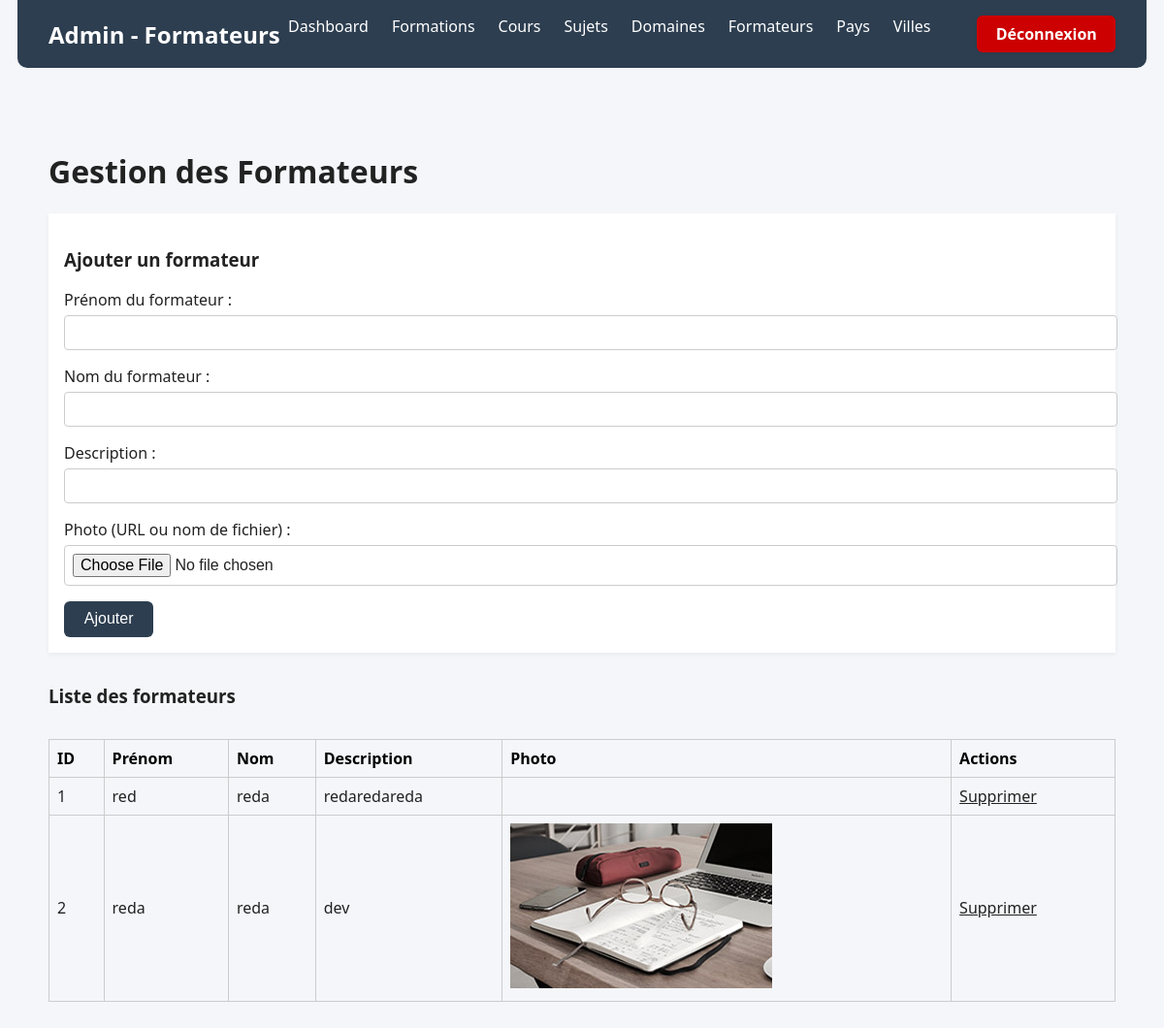
The page /admin/formateurs.php on the database its author committed.
### tables this page shows
CREATE TABLE `formateur` (
  `id` int NOT NULL,
  `firstName` varchar(100) NOT NULL,
  `lastName` varchar(100) NOT NULL,
  `description` text,
  `photo` longblob
);

### admin/formateurs.php (the view, shortened to what this page needs)
<?php
include '../includes/db.php';
$formateurs = $pdo->query('SELECT * FROM formateur')->fetchAll(PDO::FETCH_ASSOC);
?>
<!DOCTYPE html>
<html lang="fr">
<head>
    <link rel="stylesheet" href="../assets/style.css">
</head>
<body>
    <header>
        <nav class="container">
            <h2>Admin - Formateurs</h2>
            <ul>
                <li><a href="dashboard.php">Dashboard</a></li>
                <li><a href="formations.php">Formations</a></li>
                <li><a href="cours.php">Cours</a></li>
                <li><a href="sujets.php">Sujets</a></li>
                <li><a href="domains.php">Domaines</a></li>
                <li><a href="formateurs.php">Formateurs</a></li>
                <li><a href="pays.php">Pays</a></li>
                <li><a href="villes.php">Villes</a></li>
                <li><a href="../logout.php" class="logout-btn">Déconnexion</a></li>
            </ul>
        </nav>
    </header>
    <main class="container">
        <h1>Gestion des Formateurs</h1>
        <form class="admin-form" method="post" action="?action=add">
            <h3>Ajouter un formateur</h3>
            <label for="firstName">Prénom du formateur :</label>
            <input type="text" name="firstName" id="firstName" required>
            <label for="lastName">Nom du formateur :</label>
            <input type="text" name="lastName" id="lastName" required>
            <label for="description">Description :</label>
            <input type="text" name="description" id="description">
            <label for="photo">Photo (URL ou nom de fichier) :</label>
            <input type="file" name="photo" id="photo">
            <button type="submit">Ajouter</button>
        </form>
        <h3>Liste des formateurs</h3>
        <table class="admin-table">
            <thead>
                <tr>
                    <th>ID</th>
                    <th>Prénom</th>
                    <th>Nom</th>
                    <th>Description</th>
                    <th>Photo</th>
                    <th>Actions</th>
                </tr>
            </thead>
            <tbody>
                <?php foreach ($formateurs as $f): ?>
                    <tr>
                        <td><?= htmlspecialchars($f['id']) ?></td>
                        <td><?= htmlspecialchars($f['firstName']) ?></td>
                        <td><?= htmlspecialchars($f['lastName']) ?></td>
                        <td><?= htmlspecialchars($f['description']) ?></td>
                        <td><img src=<?= htmlspecialchars($f['photo']) ?> alt="" srcset=""></td>
                        <td class="admin-actions">
                            <a href="?action=delete&id=<?= $f['id'] ?>" onclick="return confirm('Supprimer ce formateur ?');">Supprimer</a>
                        </td>
                    </tr>
                <?php endforeach; ?>
            </tbody>
        </table>
    </main>
</body>
</html>

### assets/style.css (style rules this page uses)
body { background: #f4f6fa; font-family: 'Segoe UI', Arial, sans-serif; margin: 0; color: #222; }
.container { max-width: 1100px; margin: 0 auto; padding: 2rem 1rem; }
.admin-table { width: 100%; border-collapse: collapse; margin-top: 2rem; }
.admin-table th, .admin-table td { border: 1px solid #ccc; padding: 0.5rem; text-align: left; }
.admin-table th { background: var(--primary); color: black; }
.admin-actions a { margin-right: 0.5rem; color: var(--primary); }
.admin-form { background: #fff; padding: 1rem; border-radius: var(--radius); box-shadow: 0 2px 5px rgba(0, 0, 0, 0.05); margin-bottom: 2rem; }
.admin-form label { display: block; margin-bottom: 0.3rem; }
.admin-form input, .admin-form select { width: 100%; margin-bottom: 1rem; padding: 0.5rem; }
nav.container { display: flex; align-items: center; justify-content: space-between; background: #2d3e50; padding: 1rem 2rem; border-radius: 0 0 10px 10px; margin-bottom: 2rem; }
nav.container h2 { color: #fff; margin: 0; font-size: 1.5rem; }
nav.container ul { list-style: none; display: flex; gap: 1.5rem; margin: 0; padding: 0; }
nav.container ul li a { color: #fff; text-decoration: none; font-weight: 500; transition: color 0.2s; }
nav.container .logout-btn { background: #c00; color: #fff !important; padding: 0.5rem 1.2rem; border-radius: 6px; font-weight: 600; margin-left: 1.5rem; transition: background 0.2s, color 0.2s; box-shadow: 0 1px 4px #0001; border: none; text-decoration: none; display: inline-block; }
button, .btn { background: #2d3e50; color: #fff; border: none; border-radius: 6px; padding: 0.6rem 1.3rem; font-size: 1rem; font-weight: 500; cursor: pointer; transition: background 0.2s; }
table { width: 100%; border-collapse: collapse; margin-top: 2rem; }
table th, table td { border: 1px solid #ddd; padding: 0.6rem 0.5rem; text-align: left; }
table th { background: #2d3e50; color: #fff; }
form { background: #fff; padding: 1.2rem; border-radius: 8px; box-shadow: 0 2px 5px rgba(0,0,0,0.05); margin-bottom: 2rem; }
form label { display: block; margin-bottom: 0.3rem; font-weight: 500; }
form input, form select, form textarea { width: 100%; margin-bottom: 1rem; padding: 0.5rem; border-radius: 4px; border: 1px solid #ccc; font-size: 1rem; }

### rows shown on the page
formateur: id "1", firstName "red", lastName "reda", description "redaredareda"
formateur: id "2", firstName "reda", lastName "reda", description "dev", photo (picture)
